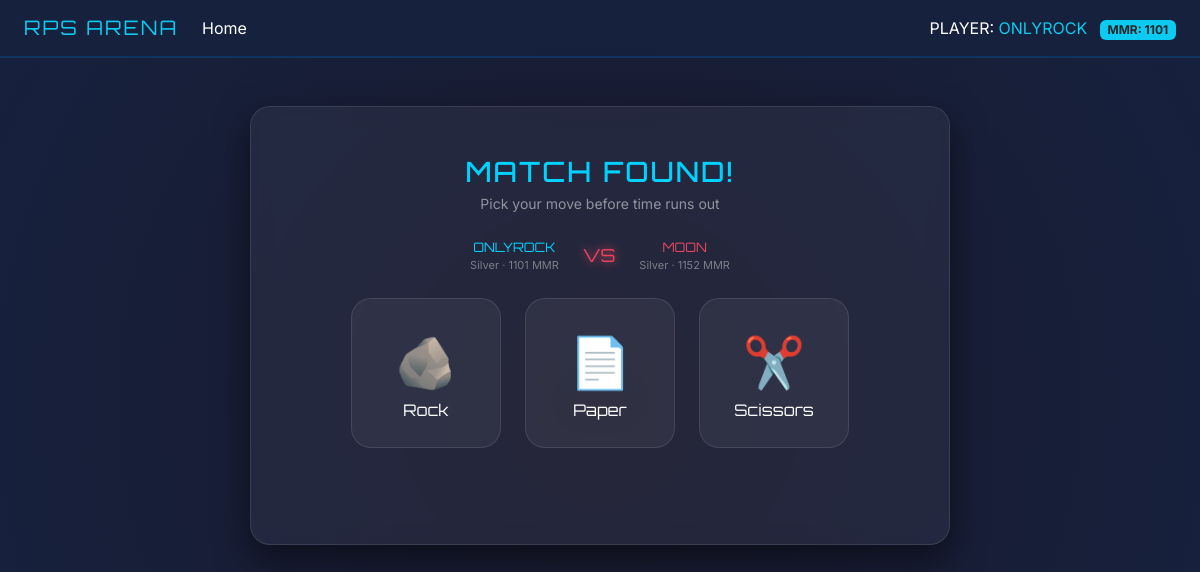
Page /match.php?match_id=1 (signed in) on the committed database.
### tables this page shows
CREATE TABLE `players` (
  `player_id` int(11) NOT NULL,
  `username` varchar(50) NOT NULL,
  `email` varchar(100) NOT NULL,
  `password` varchar(255) NOT NULL,
  `mmr` int(11) DEFAULT 1000,
  `created_at` timestamp NOT NULL DEFAULT current_timestamp(),
  `reset_code` varchar(6) DEFAULT NULL,
  `code_expiry` datetime DEFAULT NULL
);

### match.php (the view, shortened to what this page needs)
<?php
include 'db.php';
$player_id = $_SESSION['player_id'];
$query = mysqli_query($conn, "SELECT * FROM players WHERE player_id = '$player_id'");
$user = mysqli_fetch_assoc($query);
$match_id_from_url = $_GET['match_id'] ?? null;
$opponent = null;
if ($match_id_from_url) {
    $match_res = mysqli_query($conn, "SELECT * FROM matches WHERE match_id = '$match_id_from_url'");
    $match_row = mysqli_fetch_assoc($match_res);
    if ($match_row) {
        $opp_id = ($match_row['player1_id'] == $player_id) ? $match_row['player2_id'] : $match_row['player1_id'];
        $opp_res = mysqli_query($conn, "SELECT * FROM players WHERE player_id = '$opp_id'");
        $opponent = mysqli_fetch_assoc($opp_res);
    }
}
function getRankLabel($mmr) {
    if ($mmr <= 1200) return 'Silver';
    return 'Platinum';
}
?>
<!DOCTYPE html>
<html lang="en">
<head>
  <link href="https://cdn.jsdelivr.net/npm/bootstrap@5.3.3/dist/css/bootstrap.min.css" rel="stylesheet"/>
</head>
<body>
  <nav class="navbar navbar-expand-lg px-4">
    <a class="navbar-brand text-info" href="#">RPS ARENA</a>
    <div class="collapse navbar-collapse">
      <ul class="navbar-nav me-auto">
        <li class="nav-item"><a class="nav-link text-white" href="home.php">Home</a></li>
      </ul>
      <span class="navbar-text text-white">
        PLAYER: <span class="text-info"><?php echo strtoupper($user['username']); ?></span>
        <span class="badge bg-info text-dark ms-2">MMR: <?php echo $user['mmr'] ?? $user['skill_level']; ?></span>
      </span>
    </div>
  </nav>
  <div class="container mt-5 text-center">
    <div class="gaming-card mx-auto" style="max-width:700px;">
      <div id="game-section" style="display: <?php echo $match_id_from_url ? 'block' : 'none'; ?>;">
        <h3 class="mb-1" style="color:#00d2ff;">Match Found!</h3>
        <p class="text-white-50 small mb-4">Pick your move before time runs out</p>
        <?php if ($opponent): ?>
        <div class="d-flex justify-content-center align-items-center gap-4 mb-4">
          <div class="text-center">
            <div style="font-family:'Orbitron';font-size:13px;color:#00d2ff;"><?php echo strtoupper($user['username']); ?></div>
            <div style="font-size:11px;color:rgba(255,255,255,0.4);">
              <?php echo getRankLabel($user['mmr']); ?> · <?php echo $user['mmr']; ?> MMR
            </div>
          </div>
          <div style="font-family:'Orbitron';font-size:18px;color:#e94560;text-shadow:0 0 10px #e94560;">VS</div>
          <div class="text-center">
            <div style="font-family:'Orbitron';font-size:13px;color:#e94560;"><?php echo strtoupper($opponent['username']); ?></div>
            <div style="font-size:11px;color:rgba(255,255,255,0.4);">
              <?php echo getRankLabel($opponent['mmr']); ?> · <?php echo $opponent['mmr']; ?> MMR
            </div>
          </div>
        </div>
        <?php endif; ?>
        <div class="d-flex justify-content-center gap-4 mb-5">
          <button class="choice-btn" onclick="pick('rock', this)">
            <span style="font-size:50px;">🪨</span> Rock
          </button>
          <button class="choice-btn" onclick="pick('paper', this)">
            <span style="font-size:50px;">📄</span> Paper
          </button>
          <button class="choice-btn" onclick="pick('scissors', this)">
            <span style="font-size:50px;">✂️</span> Scissors
          </button>
        </div>
      </div>
    </div>
  </div>
</body>
</html>

### match.php (style rules this page uses)
body { background: radial-gradient(circle at center, #1a1a2e 0%, #16213e 100%); color: #e94560; font-family: 'Inter', sans-serif; min-height: 100vh; overflow-x: hidden; }
h1, h3, h5, .navbar-brand { font-family: 'Orbitron', sans-serif; text-transform: uppercase; letter-spacing: 2px; }
.navbar { background: rgba(22, 33, 62, 0.95) !important; border-bottom: 2px solid #0f3460; }
.gaming-card { background: rgba(255, 255, 255, 0.05); backdrop-filter: blur(10px); border: 1px solid rgba(255, 255, 255, 0.1); border-radius: 20px; padding: 3rem; box-shadow: 0 15px 35px rgba(0,0,0,0.5); }
.choice-btn { width: 150px; height: 150px; border-radius: 20px; border: 1px solid rgba(255, 255, 255, 0.1); background: rgba(255, 255, 255, 0.05); cursor: pointer; transition: all 0.3s ease; display: flex; flex-direction: column; align-items: center; justify-content: center; color: white; font-family: 'Orbitron'; }

### rows in the picture
players: username "ONLYROCK", mmr "1101", mmr "Silver"
players: username "MOON", mmr "Silver", mmr "1152"
